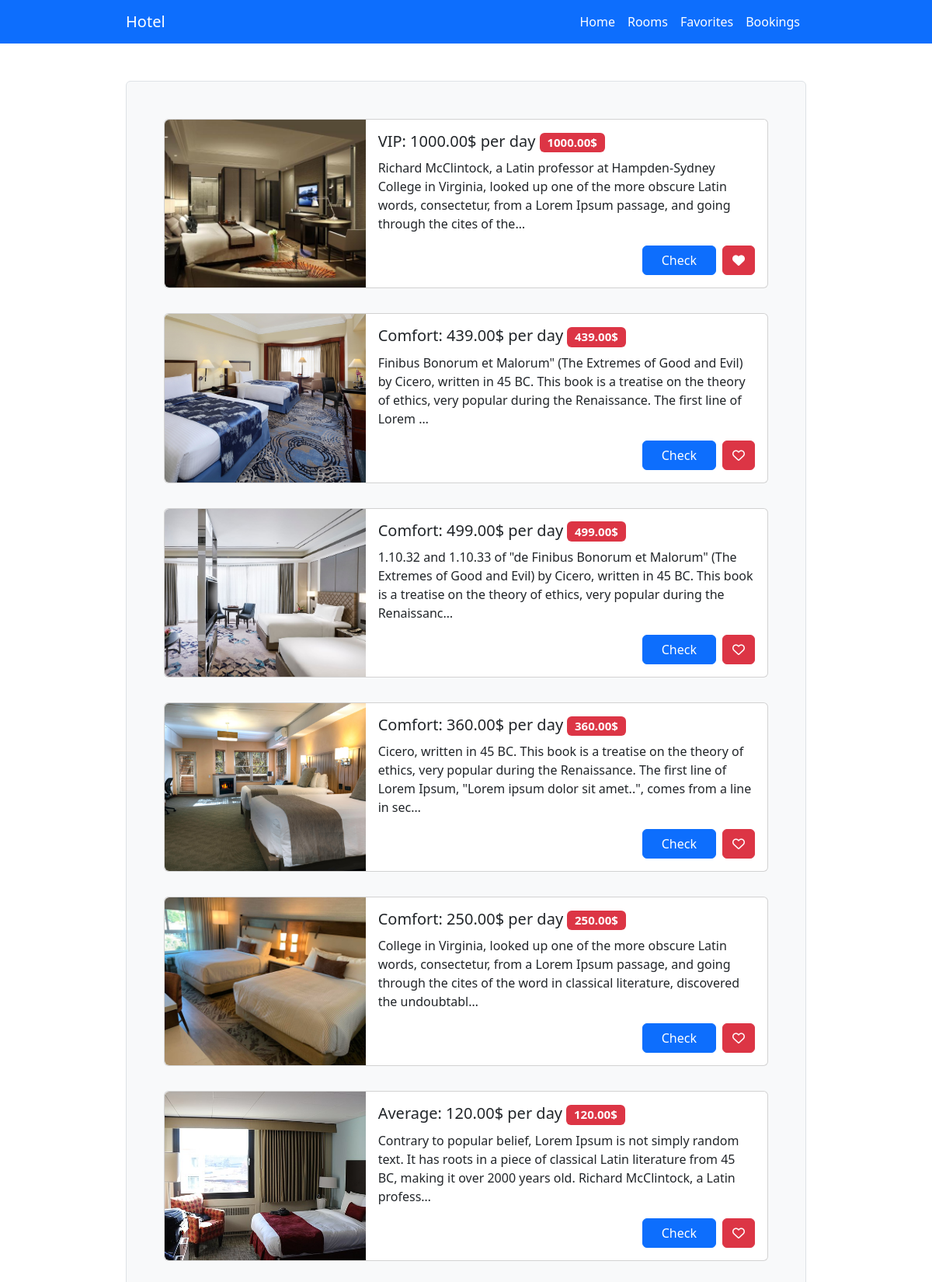
/rooms/, run on the app's committed database.
### client/models.py (models this page shows, shortened)
class InitModelMixin():
    def save(self, *args, **kwargs):
        created = self.pk is None
        super().save(*args, **kwargs)
        if created:
            self.init_instance()
            super().save()

class Room(InitModelMixin, models.Model):
    ROOM_TYPES = (
        (1, "Average"),
        (2, "Comfort"),
        (3, "VIP"),
    )
    room_type = models.DecimalField(
        max_digits=1, decimal_places=0, choices=ROOM_TYPES, default=1)
    slug = models.SlugField(max_length=255, default="",
                            blank=True)
    price = models.DecimalField(max_digits=19, decimal_places=2)
    image = models.ImageField(
        upload_to="rooms/%Y/%m/%d/", default="defaults/default.png")
    description = models.TextField(blank=True, default="")
    is_hidden = models.BooleanField(blank=True, default=False)
    is_liked = models.BooleanField(blank=True, default=False)
    class Meta:
        constraints = [models.UniqueConstraint
                       (name='slug_unique',
                        fields=['slug',],
                        violation_error_message=_(
                            "Slug field must be unique!"))]
        ordering = '-pk',
    def get_absolute_url(self, url_name='room'):
        return reverse(url_name, kwargs={"slug": self.slug})
    def __str__(self) -> str:
        return f"{self.get_room_type_display()}: {self.price}$ per day"

### client/views.py (the view)
# urls.py: path('', ClientRoomsView.as_view(), name='rooms'),
class ClientRoomsView(ClientBaseMixin, BaseRoomsView):
    template_name = 'client/client/rooms.html'
    def get_queryset(self):
        queryset = self.model.objects.annotate(
            reserved=Exists(Booking.objects.filter(room=OuterRef('pk'))))
        return queryset.filter(reserved=False, is_hidden=False)

### client/templatetags/client_tags.py (called while the page is built)
@register.filter
def obj_url(obj, url_name=None):
    if url_name is None:
        return obj.get_absolute_url()
    return obj.get_absolute_url(url_name)

### client/views.py (called while the page is built)
    def get_context_data(self, **kwargs):
        context = super().get_context_data(**kwargs)
        context["menu"] = self.get_menu()
        return context

    def get_menu(self):
        return self.menu.copy()

    def get_menu(self):
        menu = super().get_menu()
        if Booking.objects.exists():
            menu.append({'name': 'bookings', 'label': 'Bookings'})
        return menu

### client/templates/client/client/rooms.html
{% extends 'client/base/rooms.html' %}
{% block room %}
  {% include 'client/UI/vertical-room.html' %}
{% endblock room %}

### client/templates/client/UI/vertical-room.html
{% extends 'client/UI/vertical-card.html' %}
{% load client_tags %}
{% block card_body %}
  <div>
    <h5 class="card-title">
      {{ room }}
      <span class="badge bg-danger">
        {{ room.price }}$
      </span>
    </h5>
    <div class="card-text">
      <p>
        {{ room.description|truncatechars:200 }}
      </p>
    </div>
    <div class="d-flex gap-2 justify-content-end flex-wrap">
      {% block actions %}
        <a href="{{ room.get_absolute_url }}" class="btn btn-primary px-4">
          Check
        </a>
        <div>
          {% if room.is_liked %}
          {% with room=room url=room|obj_url:'unlike_room' %}
            {% include 'client/UI/like-btn.html' %}
          {% endwith %}
        {% else %}
          {% with room=room url=room|obj_url:'like_room' %}
            {% include 'client/UI/like-btn.html' %}
          {% endwith %}
        {% endif %}
        </div>
      {% endblock actions %}
    </div>
  </div>
{% endblock card_body %}

### client/templates/client/UI/vertical-card.html
<div class="card mb-3">
  <div class="row g-0">
    <div class="col-md-4">
      <img src="{{ image.url }}"
           class="img-fluid rounded-start h-100 w-100 object-fit-cover"
           alt="..." />
    </div>
    <div class="col-md-8">
      <div class="card-body">
        {% block card_body %}
        {% endblock card_body %}
      </div>
    </div>
  </div>
</div>

### client/templates/client/UI/like-btn.html
{% extends 'client/forms/btn_form.html' %}
{% block btn %}
  <button type="submit" class="btn btn-danger">
    {% if room.is_liked %}
      <i class="fa-solid fa-heart"></i>
    {% else %}
      <i class="fa-regular fa-heart"></i>
    {% endif %}
  </button>
{% endblock btn %}

### client/templates/client/forms/btn_form.html (shortened to what this page needs)
<form {% if url_name %}
        action="{% url url_name %}"
      {% else %}
        action="{{ url }}"
      {% endif %}
      method="post">
  {% block btn %}{% endblock btn %}
</form>

### data on the page
Room: shows a picture, room_type+price "VIP: 1000.00$ per day", price "1000.00", description "Richard McClintock, a Latin professor at Hampden-Sydney College in Virginia, looked up one of the more obscure Latin words, consectetur, from a Lorem Ipsum passage, and going through the cites of the…", is_liked True (drawn)
Room: shows a picture, room_type+price "Comfort: 439.00$ per day", price "439.00", description "Finibus Bonorum et Malorum\" (The Extremes of Good and Evil) by Cicero, written in 45 BC. This book is a treatise on the theory of ethics, very popular during the Renaissance. The first line of Lorem …", is_liked False (drawn)
Room: shows a picture, room_type+price "Comfort: 499.00$ per day", price "499.00", description "1.10.32 and 1.10.33 of \"de Finibus Bonorum et Malorum\" (The Extremes of Good and Evil) by Cicero, written in 45 BC. This book is a treatise on the theory of ethics, very popular during the Renaissanc…", is_liked False (drawn)
Room: shows a picture, room_type+price "Comfort: 360.00$ per day", price "360.00", description "Cicero, written in 45 BC. This book is a treatise on the theory of ethics, very popular during the Renaissance. The first line of Lorem Ipsum, \"Lorem ipsum dolor sit amet..\", comes from a line in sec…", is_liked False (drawn)
Room: shows a picture, room_type+price "Comfort: 250.00$ per day", price "250.00", description "College in Virginia, looked up one of the more obscure Latin words, consectetur, from a Lorem Ipsum passage, and going through the cites of the word in classical literature, discovered the undoubtabl…", is_liked False (drawn)
Room: shows a picture, room_type+price "Average: 120.00$ per day", price "120.00", description "Contrary to popular belief, Lorem Ipsum is not simply random text. It has roots in a piece of classical Latin literature from 45 BC, making it over 2000 years old. Richard McClintock, a Latin profess…", is_liked False (drawn)

### other printed values
{{ url.label }} "Home" "Rooms" "Favorites" "Bookings"
